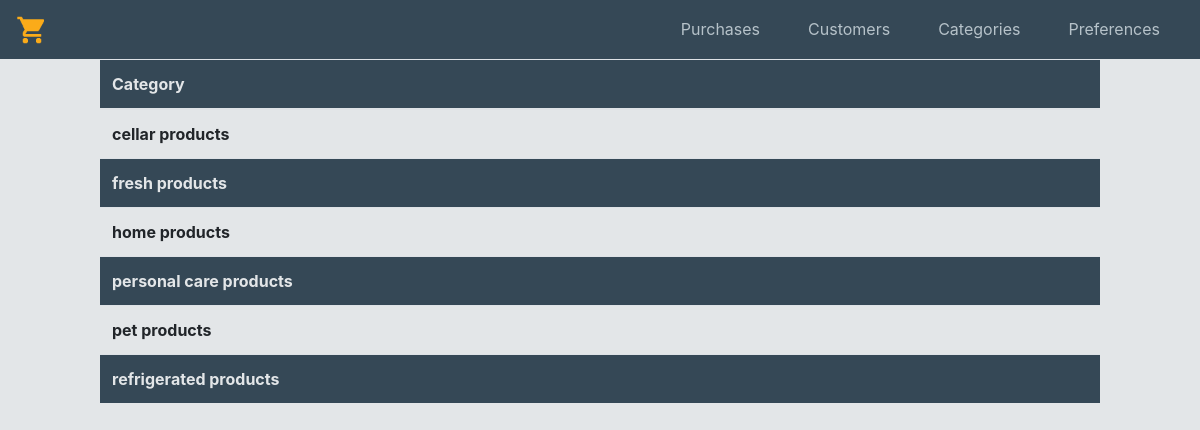
/categories.php, run on the app's committed database.
### tables this page shows
CREATE TABLE `category` (
  `catid` int(2) NOT NULL,
  `name` varchar(30) NOT NULL
);

### src/products_sql.php (called while the page is built, shortened)
<?php
$conn = mysqli_connect('192.168.99.100', 'root', 'root', 'supermarketdb');
$categ = 'SELECT * FROM category';
$cat1 =  mysqli_query($conn, $categ);
$categ1 = mysqli_fetch_all($cat1, MYSQLI_ASSOC);
?>

### src/categories.php (the view, shortened to what this page needs)
<?php include 'templates/header.php'; ?>
<?php include 'products_sql.php';?>
 <div class="col - 9">
            <table  class="table table-hover" style = "width:1000px; margin-left:auto; margin-right:auto;">
                <thead>
                    <tr>
                        <th scope="col">Category</th>
                    </tr>
                </thead>
                <tbody>
                <?php foreach ($categ1 as $cat) { ?>
     <tr data-href="<?php echo 'products_new.php?categoryid=' . $cat['catid'] ?>">
           <th scope="row"><?php echo $cat['name']?></th>
     </tr>
 <?php } ?>
                </tbody>
            </table>
        </div>
</body>
</html>

### src/templates/style.css (style rules this page uses)
table tr:nth-child(even), thead { background-color: #354856; color:#e3e6e8; }

### data on the page
category: name "cellar products"
category: name "fresh products"
category: name "home products"
category: name "personal care products"
category: name "pet products"
category: name "refrigerated products"
